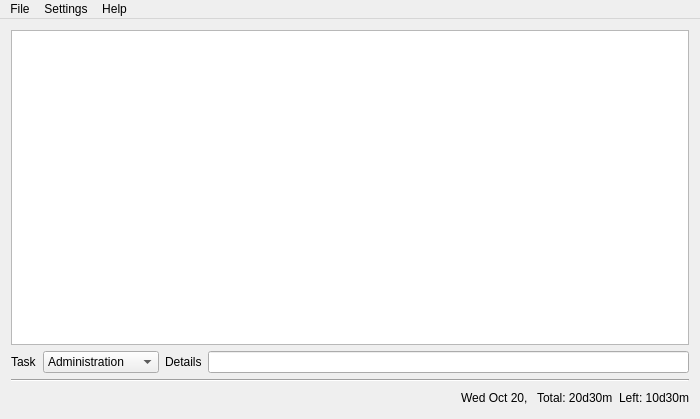
<?xml version="1.0" encoding="UTF-8"?>
<ui version="4.0">
 <class>whch</class>
 <widget class="QMainWindow" name="whch">
  <property name="geometry">
   <rect>
    <x>0</x>
    <y>0</y>
    <width>700</width>
    <height>419</height>
   </rect>
  </property>
  <property name="focusPolicy">
   <enum>Qt::TabFocus</enum>
  </property>
  <property name="windowTitle">
   <string>WHCH (Working Hours Counter for Humans)</string>
  </property>
  <widget class="QWidget" name="centralWidget">
   <layout class="QVBoxLayout" name="verticalLayout_2">
    <item>
     <layout class="QVBoxLayout" name="verticalLayout">
      <item>
       <widget class="QTableView" name="tableView">
        <property name="frameShape">
         <enum>QFrame::StyledPanel</enum>
        </property>
        <property name="frameShadow">
         <enum>QFrame::Sunken</enum>
        </property>
        <property name="lineWidth">
         <number>0</number>
        </property>
        <property name="alternatingRowColors">
         <bool>true</bool>
        </property>
        <property name="gridStyle">
         <enum>Qt::SolidLine</enum>
        </property>
        <attribute name="horizontalHeaderStretchLastSection">
         <bool>true</bool>
        </attribute>
        <attribute name="verticalHeaderShowSortIndicator" stdset="0">
         <bool>false</bool>
        </attribute>
       </widget>
      </item>
      <item>
       <layout class="QHBoxLayout" name="horizontalLayout_2">
        <item>
         <widget class="QLabel" name="label_4">
          <property name="text">
           <string>Task</string>
          </property>
         </widget>
        </item>
        <item>
         <widget class="QComboBox" name="comboBox">
          <item>
           <property name="text">
            <string>Administration</string>
           </property>
          </item>
          <item>
           <property name="text">
            <string>Blogs</string>
           </property>
          </item>
          <item>
           <property name="text">
            <string>Break</string>
           </property>
          </item>
          <item>
           <property name="text">
            <string>Documentation</string>
           </property>
          </item>
          <item>
           <property name="text">
            <string>E-mails</string>
           </property>
          </item>
          <item>
           <property name="text">
            <string>E-mails &amp; Blogs</string>
           </property>
          </item>
          <item>
           <property name="text">
            <string>Harmattan</string>
           </property>
          </item>
          <item>
           <property name="text">
            <string>Maemo</string>
           </property>
          </item>
          <item>
           <property name="text">
            <string>Public Holiday</string>
           </property>
          </item>
          <item>
           <property name="text">
            <string>Sick</string>
           </property>
          </item>
          <item>
           <property name="text">
            <string>Training</string>
           </property>
          </item>
          <item>
           <property name="text">
            <string>Vacation</string>
           </property>
          </item>
         </widget>
        </item>
        <item>
         <widget class="QLabel" name="label_3">
          <property name="text">
           <string>Details</string>
          </property>
         </widget>
        </item>
        <item>
         <widget class="QLineEdit" name="lineEdit">
          <property name="text">
           <string/>
          </property>
         </widget>
        </item>
       </layout>
      </item>
      <item>
       <widget class="Line" name="line">
        <property name="orientation">
         <enum>Qt::Horizontal</enum>
        </property>
       </widget>
      </item>
      <item>
       <layout class="QHBoxLayout" name="horizontalLayout">
        <item>
         <spacer name="horizontalSpacer">
          <property name="orientation">
           <enum>Qt::Horizontal</enum>
          </property>
          <property name="sizeHint" stdset="0">
           <size>
            <width>40</width>
            <height>20</height>
           </size>
          </property>
         </spacer>
        </item>
        <item>
         <widget class="QLabel" name="label_2">
          <property name="text">
           <string>Wed Oct 20, </string>
          </property>
         </widget>
        </item>
        <item>
         <widget class="QLabel" name="label">
          <property name="text">
           <string>Total: 20d30m</string>
          </property>
         </widget>
        </item>
        <item>
         <widget class="QLabel" name="label_1">
          <property name="text">
           <string>Left: 10d30m</string>
          </property>
         </widget>
        </item>
       </layout>
      </item>
     </layout>
    </item>
   </layout>
  </widget>
  <widget class="QMenuBar" name="menuBar">
   <property name="geometry">
    <rect>
     <x>0</x>
     <y>0</y>
     <width>700</width>
     <height>25</height>
    </rect>
   </property>
   <widget class="QMenu" name="menuFile">
    <property name="title">
     <string>File</string>
    </property>
    <addaction name="actionNew_file"/>
    <addaction name="actionOpen_file"/>
    <addaction name="separator"/>
    <addaction name="actionQuit"/>
   </widget>
   <widget class="QMenu" name="menuSettings">
    <property name="title">
     <string>Settings</string>
    </property>
    <addaction name="actionTasks"/>
   </widget>
   <widget class="QMenu" name="menuHelp">
    <property name="title">
     <string>Help</string>
    </property>
    <addaction name="actionAbout_whch"/>
   </widget>
   <addaction name="menuFile"/>
   <addaction name="menuSettings"/>
   <addaction name="menuHelp"/>
  </widget>
  <action name="actionNew_file">
   <property name="text">
    <string>New file</string>
   </property>
  </action>
  <action name="actionOpen_file">
   <property name="text">
    <string>Open file</string>
   </property>
  </action>
  <action name="actionSave_file">
   <property name="text">
    <string>Save file</string>
   </property>
  </action>
  <action name="actionQuit">
   <property name="text">
    <string>Quit</string>
   </property>
  </action>
  <action name="actionTasks">
   <property name="text">
    <string>Tasks</string>
   </property>
  </action>
  <action name="actionAbout_whch">
   <property name="text">
    <string>About whch</string>
   </property>
  </action>
 </widget>
 <layoutdefault spacing="6" margin="11"/>
 <tabstops>
  <tabstop>comboBox</tabstop>
  <tabstop>tableView</tabstop>
 </tabstops>
 <resources/>
 <connections/>
</ui>
